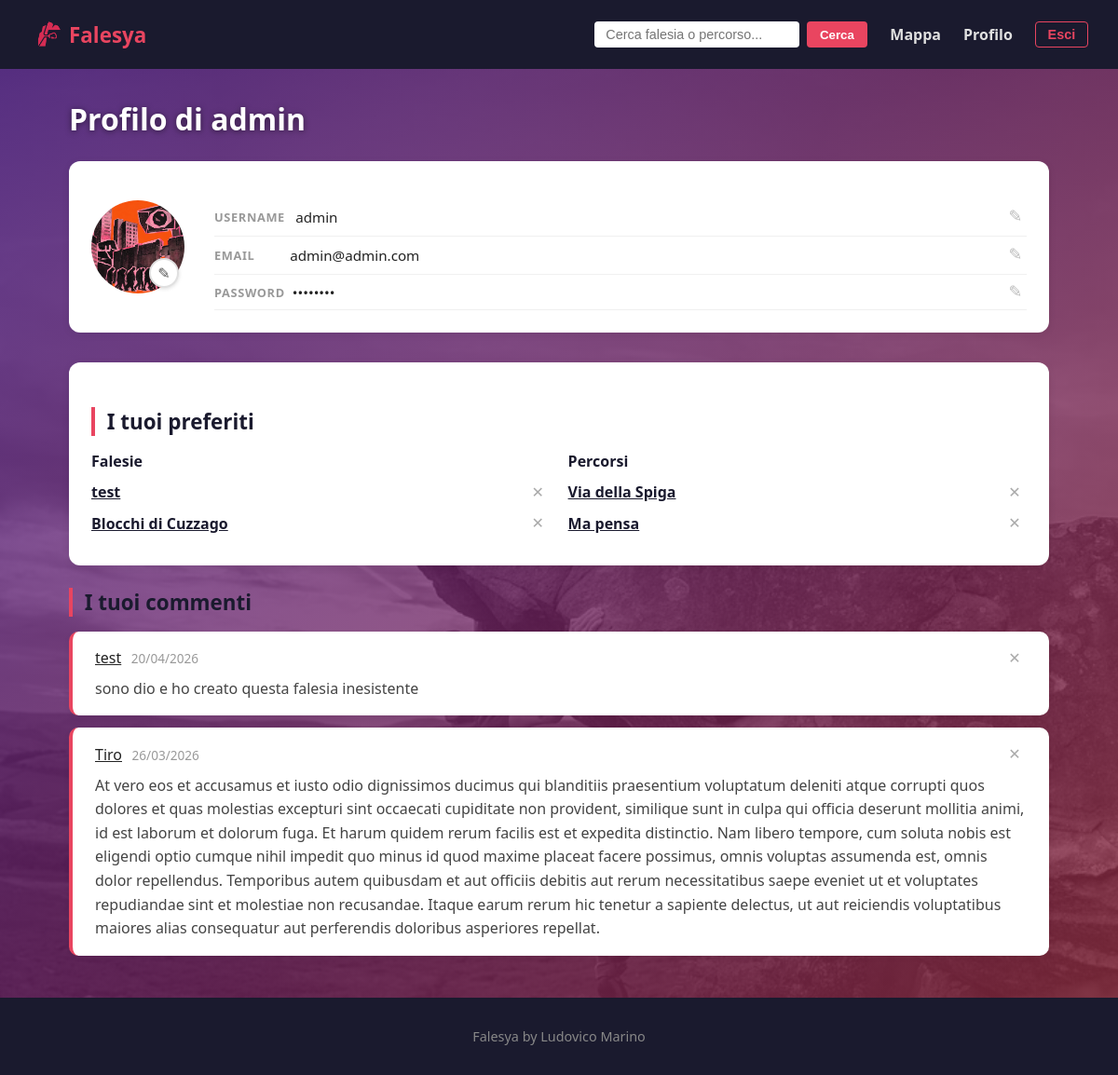
Before: /profilo/ (signed in) with the older database file.
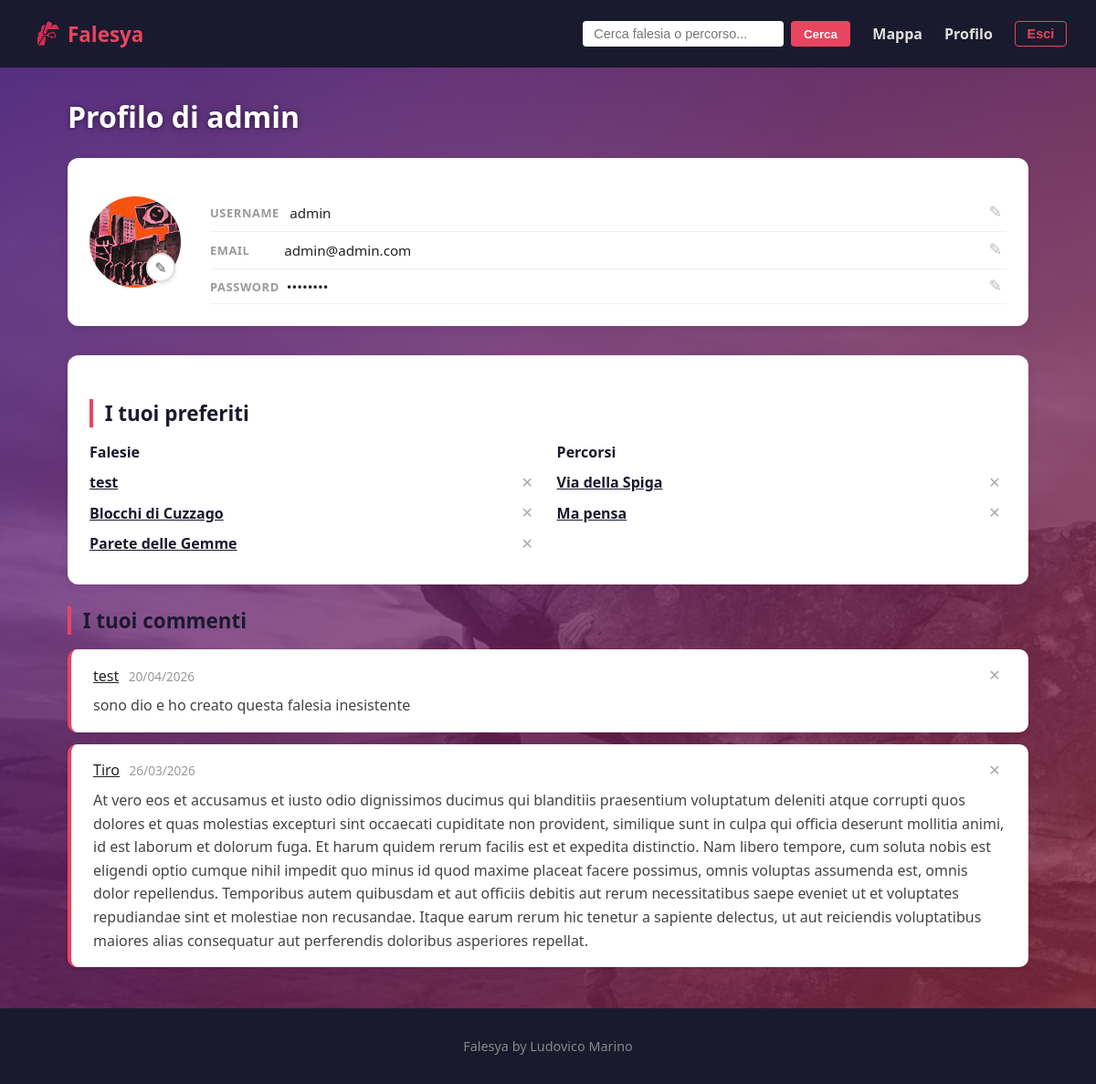
After: the same page with the newer database file.
### generale/models.py (models this page shows, shortened)
class Preferito(models.Model):
    utente = models.ForeignKey(User, on_delete=models.CASCADE)
    falesia = models.ForeignKey(Falesia, on_delete=models.CASCADE, null=True, blank=True)
    percorso = models.ForeignKey(Percorso, on_delete=models.CASCADE, null=True, blank=True)

class Falesia(models.Model):
    ROCK_TYPE_CHOICES = [
    ("limestone", "Calcare"),
    ("granite", "Granito"),
    ("sandstone", "Arenaria"),
    ("basalt", "Basalto"),
    ("conglomerate", "Conglomerato"),
    ("schist", "Scisto"),
    ("gneiss", "Gneiss"),
    ("quartzite", "Quarzite"),
    ("dolomite", "Dolomia"),
    ("tuff", "Tufo"),
    ("rhyolite", "Riolite"),
    ("gabbro", "Gabbro"),
    ("slate", "Ardesia"),
    ("marble", "Marmo"),
    ("volcanic", "Vulcanico"),
]
    STAGIONI = [
        ("primavera", "Primavera"),
        ("estate", "Estate"),
        ("autunno", "Autunno"),
        ("inverno", "Inverno"),
    ]
    ESPOSIZIONE = [
        ("nord", "Nord"),
        ("nord-est", "Nord-Est"),
        ("est", "Est"),
        ("sud-est", "Sud-Est"),
        ("sud", "Sud"),
        ("sud-ovest", "Sud-Ovest"),
        ("ovest", "Ovest"),
        ("nord-ovest", "Nord-Ovest"),
    ]
    nome = models.CharField(max_length=200)
    tipo_roccia = models.CharField(max_length=100, choices=ROCK_TYPE_CHOICES)
    latitudine = models.DecimalField(max_digits=16, decimal_places=12)
    longitudine = models.DecimalField(max_digits=16, decimal_places=12)
    comune = models.CharField(max_length=100)
    provincia = models.CharField(max_length=100)
    regione = models.CharField(max_length=100)
    descrizione = models.TextField()
    esposizione = models.CharField(max_length=50, choices=ESPOSIZIONE,  null=True, blank=True)
    stagione_consigliata = models.CharField(max_length=50, choices=STAGIONI)
    immagine = models.ImageField(upload_to='falesie/', blank=True)

class Percorso(models.Model):
    TIPO_CHOICES = [
        ('sport', 'Sportiva'),
        ('boulder', 'Boulder'),
        ('trad', 'Tradizionale'),
    ]
    SCALA_FRANCESE_GRADI = [
        ('1', '1'),
        ('2', '2'),
        ('3', '3'),
        ('4a', '4a'),
        ('4b', '4b'),
        ('4c', '4c'),
        ('5a', '5a'),
        ('5b', '5b'),
        ('5c', '5c'),
        ('6a', '6a'),
        ('6a+', '6a+'),
        ('6b', '6b'),
        ('6b+', '6b+'),
        ('6c', '6c'),
        ('6c+', '6c+'),
        ('7a', '7a'),
        ('7a+', '7a+'),
        ('7b', '7b'),
        ('7b+', '7b+'),
        ('7c', '7c'),
        ('7c+', '7c+'),
        ('8a', '8a'),
        ('8a+', '8a+'),
        ('8b', '8b'),
        ('8b+', '8b+'),
        ('8c', '8c'),
        ('8c+', '8c+'),
    ]
    nome = models.CharField(max_length=200)
    grado = models.CharField(max_length=10, choices=SCALA_FRANCESE_GRADI)
    n_soste = models.IntegerField()
    tipo = models.CharField(max_length=20, choices=TIPO_CHOICES)
    altezza = models.IntegerField()
    n_spittature = models.IntegerField()
    distanza_spit = models.DecimalField(max_digits=5, decimal_places=2)
    descrizione = models.TextField()
    immagine = models.ImageField(upload_to='percorsi/', blank=True)
    falesia = models.ForeignKey(Falesia, on_delete=models.CASCADE, related_name='percorsi')

class Commento(models.Model):
    utente = models.ForeignKey(User, on_delete=models.CASCADE)
    falesia = models.ForeignKey(Falesia, on_delete=models.CASCADE, null=True, blank=True)
    percorso = models.ForeignKey(Percorso, on_delete=models.CASCADE, null=True, blank=True)
    testo = models.TextField()
    data = models.DateTimeField(auto_now_add=True)

### generale/views.py (the view, shortened to what this page needs)
# urls.py: path('profilo/', views.vista_profilo, name='profilo'),
@login_required
def vista_profilo(request):
    profilo = request.user.profilo
    form_img      = FormProfiloImmagine(instance=profilo)
    form_dati     = FormDatiUtente(instance=request.user)
    form_password = FormCambioPassword(user=request.user)
    commenti_utente = Commento.objects.filter(utente=request.user).order_by('-data')
    falesie_preferite = Preferito.objects.filter(
        utente=request.user,
        falesia__isnull=False,
    ).select_related('falesia')
    percorsi_preferiti = Preferito.objects.filter(
        utente=request.user,
        percorso__isnull=False,
    ).select_related('percorso')
    return render(request, 'generale/profilo.html', {
        'form_img':           form_img,
        'form_dati':          form_dati,
        'form_password':      form_password,
        'commenti_utente':    commenti_utente,
        'falesie_preferite':  falesie_preferite,
        'percorsi_preferiti': percorsi_preferiti,
    })

### generale/forms.py
class FormProfiloImmagine(forms.ModelForm):
    class Meta:
        model = Profilo
        fields = ['immagine_profilo']

class FormDatiUtente(forms.ModelForm):
    class Meta:
        model = User
        fields = ['username', 'email']
        labels = {
            'username': 'Username',
            'email': 'Email',
        }

### generale/templates/generale/profilo.html (shortened to what the changed rows need)
{% extends 'generale/base.html' %}
{% load static %}
{% block contenuto %}
<h1>Profilo di {{ user.username }}</h1>
<div class="sezione-preferiti">
    <h2>I tuoi preferiti</h2>
    <div class="preferiti-liste">
        <div class="preferiti-colonna">
            {% if falesie_preferite %}
            <ul class="lista-preferiti">
                {% for preferito in falesie_preferite %}
                <li>
                    <div class="lista-preferiti-item">
                        <a href="{% url 'dettaglio_falesia' preferito.falesia.id %}">{{ preferito.falesia.nome }}</a>
                        <form method="POST" action="{% url 'toggle_preferito' %}" class="form-elimina">
                            <button type="submit" class="btn-elimina" title="Rimuovi dai preferiti">✕</button>
                        </form>
                    </div>
                </li>
                {% endfor %}
            </ul>
            {% else %}
            <p>Nessuna falesia nei preferiti.</p>
            {% endif %}
        </div>
        <div class="preferiti-colonna">
            {% if percorsi_preferiti %}
            <ul class="lista-preferiti">
                {% for preferito in percorsi_preferiti %}
                <li>
                    <div class="lista-preferiti-item">
                        <a href="{% url 'dettaglio_percorso' preferito.percorso.id %}">{{ preferito.percorso.nome }}</a>
                        <form method="POST" action="{% url 'toggle_preferito' %}" class="form-elimina">
                            <button type="submit" class="btn-elimina" title="Rimuovi dai preferiti">✕</button>
                        </form>
                    </div>
                </li>
                {% endfor %}
            </ul>
            {% else %}
            <p>Nessun percorso nei preferiti.</p>
            {% endif %}
        </div>
    </div>
</div>
<div class="commenti">
    <h2>I tuoi commenti</h2>
    {% for commento in commenti_utente %}
        <div class="commento">
            <div class="commento-header">
                <div>
                    {% if commento.falesia %}
                        <a href="{% url 'dettaglio_falesia' commento.falesia.id %}">{{ commento.falesia.nome }}</a>
                    {% elif commento.percorso %}
                        <a href="{% url 'dettaglio_percorso' commento.percorso.id %}">{{ commento.percorso.nome }}</a>
                    {% endif %}
                    <span class="data-commento">{{ commento.data|date:"d/m/Y" }}</span>
                </div>
                <form method="POST" action="{% url 'elimina_commento' commento.id %}"
                      class="form-elimina"
                      onsubmit="return confirm('Eliminare questo commento?');">
                    <button type="submit" class="btn-elimina">✕</button>
                </form>
            </div>
            <p>{{ commento.testo }}</p>
        </div>
    {% empty %}
        <p>Non hai ancora lasciato commenti.</p>
    {% endfor %}
</div>
{% endblock %}

Changed rows visible on the page:
added Preferito: falesia.nome "Parete delle Gemme", shown under "Falesie"
